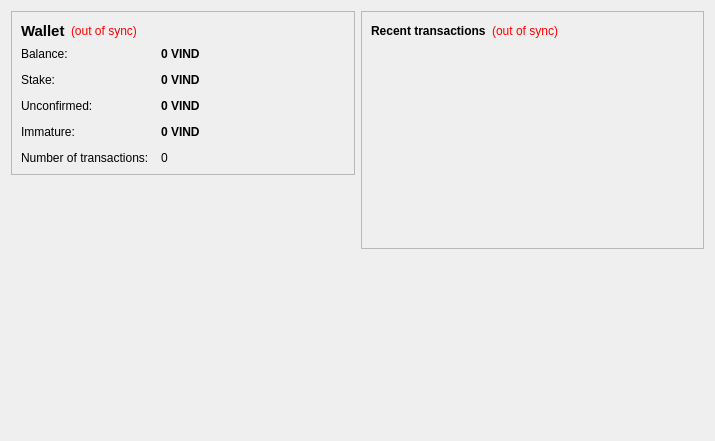
<?xml version="1.0" encoding="UTF-8"?>
<ui version="4.0">
 <class>OverviewPage</class>
 <widget class="QWidget" name="OverviewPage">
  <property name="geometry">
   <rect>
    <x>0</x>
    <y>0</y>
    <width>715</width>
    <height>441</height>
   </rect>
  </property>
  <property name="windowTitle">
   <string>Form</string>
  </property>
  <layout class="QHBoxLayout" name="horizontalLayout" stretch="1,1">
   <item>
    <layout class="QVBoxLayout" name="verticalLayout_2">
     <item>
      <widget class="QFrame" name="frame">
       <property name="frameShape">
        <enum>QFrame::StyledPanel</enum>
       </property>
       <property name="frameShadow">
        <enum>QFrame::Raised</enum>
       </property>
       <layout class="QVBoxLayout" name="verticalLayout_4">
        <item>
         <layout class="QHBoxLayout" name="horizontalLayout_4">
          <item>
           <widget class="QLabel" name="label_5">
            <property name="font">
             <font>
              <pointsize>11</pointsize>
              <weight>75</weight>
              <bold>true</bold>
             </font>
            </property>
            <property name="text">
             <string>Wallet</string>
            </property>
           </widget>
          </item>
          <item>
           <widget class="QLabel" name="labelWalletStatus">
            <property name="toolTip">
             <string>The displayed information may be out of date. Your wallet automatically synchronizes with the vindcoin network after a connection is established, but this process has not completed yet.</string>
            </property>
            <property name="styleSheet">
             <string notr="true">QLabel { color: red; }</string>
            </property>
            <property name="text">
             <string notr="true">(out of sync)</string>
            </property>
            <property name="alignment">
             <set>Qt::AlignLeading|Qt::AlignLeft|Qt::AlignVCenter</set>
            </property>
           </widget>
          </item>
          <item>
           <spacer name="horizontalSpacer_2">
            <property name="orientation">
             <enum>Qt::Horizontal</enum>
            </property>
            <property name="sizeHint" stdset="0">
             <size>
              <width>40</width>
              <height>20</height>
             </size>
            </property>
           </spacer>
          </item>
         </layout>
        </item>
        <item>
         <layout class="QFormLayout" name="formLayout_2">
          <property name="fieldGrowthPolicy">
           <enum>QFormLayout::AllNonFixedFieldsGrow</enum>
          </property>
          <property name="horizontalSpacing">
           <number>12</number>
          </property>
          <property name="verticalSpacing">
           <number>12</number>
          </property>
          <item row="0" column="0">
           <widget class="QLabel" name="label">
            <property name="text">
             <string>Balance:</string>
            </property>
           </widget>
          </item>
          <item row="0" column="1">
           <widget class="QLabel" name="labelBalance">
            <property name="font">
             <font>
              <weight>75</weight>
              <bold>true</bold>
             </font>
            </property>
            <property name="cursor">
             <cursorShape>IBeamCursor</cursorShape>
            </property>
            <property name="toolTip">
             <string>Your current balance</string>
            </property>
            <property name="text">
             <string notr="true">0 VIND</string>
            </property>
            <property name="textInteractionFlags">
             <set>Qt::LinksAccessibleByMouse|Qt::TextSelectableByKeyboard|Qt::TextSelectableByMouse</set>
            </property>
           </widget>
          </item>
          <item row="1" column="0">
           <widget class="QLabel" name="label_6">
            <property name="text">
             <string>Stake:</string>
            </property>
           </widget>
          </item>
          <item row="1" column="1">
           <widget class="QLabel" name="labelStake">
            <property name="font">
             <font>
              <weight>75</weight>
              <bold>true</bold>
             </font>
            </property>
            <property name="cursor">
             <cursorShape>IBeamCursor</cursorShape>
            </property>
            <property name="toolTip">
             <string>Total of coins that was staked, and do not yet count toward the current balance</string>
            </property>
            <property name="text">
             <string notr="true">0 VIND</string>
            </property>
            <property name="textInteractionFlags">
             <set>Qt::LinksAccessibleByMouse|Qt::TextSelectableByKeyboard|Qt::TextSelectableByMouse</set>
            </property>
           </widget>
          </item>
          <item row="2" column="0">
           <widget class="QLabel" name="label_3">
            <property name="text">
             <string>Unconfirmed:</string>
            </property>
           </widget>
          </item>
          <item row="2" column="1">
           <widget class="QLabel" name="labelUnconfirmed">
            <property name="font">
             <font>
              <weight>75</weight>
              <bold>true</bold>
             </font>
            </property>
            <property name="cursor">
             <cursorShape>IBeamCursor</cursorShape>
            </property>
            <property name="toolTip">
             <string>Total of transactions that have yet to be confirmed, and do not yet count toward the current balance</string>
            </property>
            <property name="text">
             <string notr="true">0 VIND</string>
            </property>
            <property name="textInteractionFlags">
             <set>Qt::LinksAccessibleByMouse|Qt::TextSelectableByKeyboard|Qt::TextSelectableByMouse</set>
            </property>
           </widget>
          </item>
          <item row="3" column="0">
           <widget class="QLabel" name="labelImmatureText">
            <property name="text">
             <string>Immature:</string>
            </property>
           </widget>
          </item>
          <item row="3" column="1">
           <widget class="QLabel" name="labelImmature">
            <property name="font">
             <font>
              <weight>75</weight>
              <bold>true</bold>
             </font>
            </property>
            <property name="toolTip">
             <string>Mined balance that has not yet matured</string>
            </property>
            <property name="text">
             <string notr="true">0 VIND</string>
            </property>
            <property name="textInteractionFlags">
             <set>Qt::LinksAccessibleByMouse|Qt::TextSelectableByKeyboard|Qt::TextSelectableByMouse</set>
            </property>
           </widget>
          </item>
          <item row="4" column="0">
           <widget class="QLabel" name="label_2">
            <property name="text">
             <string>Number of transactions:</string>
            </property>
           </widget>
          </item>
          <item row="4" column="1">
           <widget class="QLabel" name="labelNumTransactions">
            <property name="toolTip">
             <string>Total number of transactions in wallet</string>
            </property>
            <property name="text">
             <string notr="true">0</string>
            </property>
           </widget>
          </item>
         </layout>
        </item>
       </layout>
      </widget>
     </item>
     <item>
      <spacer name="verticalSpacer">
       <property name="orientation">
        <enum>Qt::Vertical</enum>
       </property>
       <property name="sizeHint" stdset="0">
        <size>
         <width>20</width>
         <height>40</height>
        </size>
       </property>
      </spacer>
     </item>
     <item>
      <widget class="QLabel" name="label_6">
       <property name="text">
        <string/>
       </property>
       <property name="pixmap">
        <pixmap resource="../bitcoin.qrc">:/images/backg</pixmap>
       </property>
       <property name="scaledContents">
        <bool>false</bool>
       </property>
       <property name="alignment">
        <set>Qt::AlignCenter</set>
       </property>
       <property name="margin">
        <number>-2</number>
       </property>
      </widget>
     </item>
    </layout>
   </item>
   <item>
    <layout class="QVBoxLayout" name="verticalLayout_3">
     <item>
      <widget class="QFrame" name="frame_2">
       <property name="frameShape">
        <enum>QFrame::StyledPanel</enum>
       </property>
       <property name="frameShadow">
        <enum>QFrame::Raised</enum>
       </property>
       <layout class="QVBoxLayout" name="verticalLayout">
        <item>
         <layout class="QHBoxLayout" name="horizontalLayout_2">
          <item>
           <widget class="QLabel" name="label_4">
            <property name="text">
             <string>&lt;b&gt;Recent transactions&lt;/b&gt;</string>
            </property>
           </widget>
          </item>
          <item>
           <widget class="QLabel" name="labelTransactionsStatus">
            <property name="toolTip">
             <string>The displayed information may be out of date. Your wallet automatically synchronizes with the vindcoin network after a connection is established, but this process has not completed yet.</string>
            </property>
            <property name="styleSheet">
             <string notr="true">QLabel { color: red; }</string>
            </property>
            <property name="text">
             <string notr="true">(out of sync)</string>
            </property>
            <property name="alignment">
             <set>Qt::AlignRight|Qt::AlignTrailing|Qt::AlignVCenter</set>
            </property>
           </widget>
          </item>
          <item>
           <spacer name="horizontalSpacer">
            <property name="orientation">
             <enum>Qt::Horizontal</enum>
            </property>
            <property name="sizeHint" stdset="0">
             <size>
              <width>40</width>
              <height>20</height>
             </size>
            </property>
           </spacer>
          </item>
         </layout>
        </item>
        <item>
         <widget class="QListView" name="listTransactions">
          <property name="styleSheet">
           <string notr="true">QListView { background: transparent; }</string>
          </property>
          <property name="frameShape">
           <enum>QFrame::NoFrame</enum>
          </property>
          <property name="verticalScrollBarPolicy">
           <enum>Qt::ScrollBarAlwaysOff</enum>
          </property>
          <property name="horizontalScrollBarPolicy">
           <enum>Qt::ScrollBarAlwaysOff</enum>
          </property>
          <property name="selectionMode">
           <enum>QAbstractItemView::NoSelection</enum>
          </property>
         </widget>
        </item>
       </layout>
      </widget>
     </item>
     <item>
      <spacer name="verticalSpacer_2">
       <property name="orientation">
        <enum>Qt::Vertical</enum>
       </property>
       <property name="sizeHint" stdset="0">
        <size>
         <width>20</width>
         <height>40</height>
        </size>
       </property>
      </spacer>
     </item>
    </layout>
   </item>
  </layout>
 </widget>
 <resources>
  <include location="../bitcoin.qrc"/>
 </resources>
 <connections/>
</ui>
